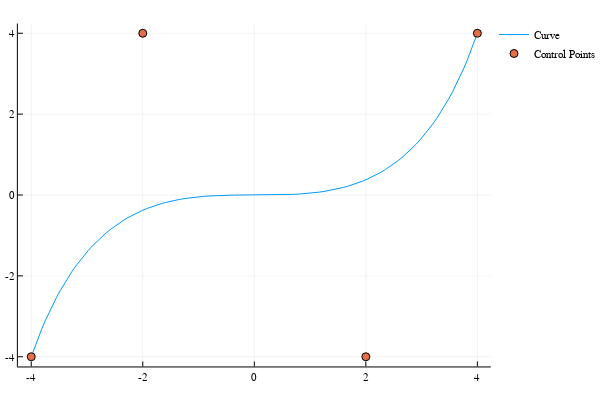

The code cell stored with this chart in its notebook:
### Code cell
ξ=[0.0,0.0,0.0,0.0,1.0,1.0,1.0,1.0] # We define the knot vector
V=[[-4.0 -4.0],[-2.0 4.0],[2.0 -4.0],[4.0 4.0]] # We define the control points of the BSpline
C2 = JuliaIGA.BSplineCurve2D(3,V,ξ) # We build the BSpline having ξ as knot vector and V as control polygon.
JuliaIGA.BSplinePlot(C2,0.01)# We plot the BSpline preaviusly defined

### Figure 1 — Plotly figure (JSON) as saved in the notebook; plotly's stock layout.template omitted (floating-point values rounded to 4 significant figures)
{"data": [{"colorbar": {"title": ""}, "hoverinfo": "text", "legendgroup": "Curve", "line": {"color": "rgba(0, 154, 250, 1.000)", "dash": "solid", "shape": "linear", "width": 1}, "mode": "lines", "name": "Curve", "showlegend": true, "text": [null, null, null, null, null, null, null, null, null, null, null, null, null, null, null, null, null, null, null, null, null, null, null, null, null, null, null, null, null, null, null, null, null, null, null, null, null, null, null, null, null, null, null, null, null, null, null, null, null, null, null, null, null, null, null, null, null, null, null, null, null, null, null, null, null, null, null, null, null, null, null, null, null, null, null, null, null, null, null, null, null, null, null, null, null, null, null, null, null, null, null, null, null, null, null, null, null, null, null, null, null], "type": "scatter", "x": [-4, -3.939, -3.878, -3.815, -3.751, -3.685, -3.619, -3.552, -3.484, -3.414, -3.344, -3.273, -3.201, -3.127, -3.053, -2.978, -2.903, -2.826, -2.749, -2.671, -2.592, -2.512, -2.432, -2.351, -2.27, -2.188, -2.105, -2.021, -1.937, -1.853, -1.768, -1.683, -1.597, -1.51, -1.424, -1.337, -1.249, -1.161, -1.073, -0.9847, -0.896, -0.8071, -0.718, -0.6286, -0.5391, -0.4495, -0.3597, -0.2699, -0.18, -0.09, 0, 0.09, 0.18, 0.2699, 0.3597, 0.4495, 0.5391, 0.6286, 0.718, 0.8071, 0.896, 0.9847, 1.073, 1.161, 1.249, 1.337, 1.424, 1.51, 1.597, 1.683, 1.768, 1.853, 1.937, 2.021, 2.105, 2.188, 2.27, 2.351, 2.432, 2.512, 2.592, 2.671, 2.749, 2.826, 2.903, 2.978, 3.053, 3.127, 3.201, 3.273, 3.344, 3.414, 3.484, 3.552, 3.619, 3.685, 3.751, 3.815, 3.878, 3.939, 4], "xaxis": "x1", "y": [-4, -3.765, -3.539, -3.322, -3.115, -2.916, -2.726, -2.544, -2.371, -2.205, -2.048, -1.898, -1.756, -1.621, -1.493, -1.372, -1.258, -1.15, -1.049, -0.9533, -0.864, -0.7804, -0.7025, -0.6299, -0.5624, -0.5, -0.4424, -0.3893, -0.3407, -0.2964, -0.256, -0.2195, -0.1866, -0.1572, -0.1311, -0.108, -0.08781, -0.0703, -0.0553, -0.04259, -0.032, -0.02333, -0.01638, -0.01098, -0.006912, -0.004, -0.002048, -0.000864, -0.000256, -3.2e-05, 0, 3.2e-05, 0.000256, 0.000864, 0.002048, 0.004, 0.006912, 0.01098, 0.01638, 0.02333, 0.032, 0.04259, 0.0553, 0.0703, 0.08781, 0.108, 0.1311, 0.1572, 0.1866, 0.2195, 0.256, 0.2964, 0.3407, 0.3893, 0.4424, 0.5, 0.5624, 0.6299, 0.7025, 0.7804, 0.864, 0.9533, 1.049, 1.15, 1.258, 1.372, 1.493, 1.621, 1.756, 1.898, 2.048, 2.205, 2.371, 2.544, 2.726, 2.916, 3.115, 3.322, 3.539, 3.765, 4], "yaxis": "y1", "zmax": 0.1, "zmin": -0.1}, {"colorbar": {"title": ""}, "hoverinfo": "text", "legendgroup": "Control Points", "marker": {"color": "rgba(227, 111, 71, 1.000)", "line": {"color": "rgba(0, 0, 0, 1.000)", "width": 1}, "size": 8, "symbol": "circle"}, "mode": "markers", "name": "Control Points", "showlegend": true, "text": [null, null, null, null], "type": "scatter", "x": [-4, -2, 2, 4], "xaxis": "x1", "y": [-4, 4, -4, 4], "yaxis": "y1", "zmax": 0.1, "zmin": -0.1}], "layout": {"annotations": [], "height": 400, "legend": {"bgcolor": "rgba(255, 255, 255, 1.000)", "bordercolor": "rgba(0, 0, 0, 1.000)", "font": {"color": "rgba(0, 0, 0, 1.000)", "family": "sans-serif", "size": 11}, "tracegroupgap": 0, "x": 1, "y": 1}, "margin": {"b": 20, "l": 0, "r": 0, "t": 20}, "paper_bgcolor": "rgba(255, 255, 255, 1.000)", "plot_bgcolor": "rgba(255, 255, 255, 1.000)", "showlegend": true, "width": 600, "xaxis": {"anchor": "y1", "domain": [0.03619, 0.9934], "gridcolor": "rgba(0, 0, 0, 0.100)", "gridwidth": 0.5, "linecolor": "rgba(0, 0, 0, 1.000)", "mirror": false, "range": [-4.24, 4.24], "showgrid": true, "showline": true, "showticklabels": true, "tickangle": 0, "tickcolor": "rgb(0, 0, 0)", "tickfont": {"color": "rgba(0, 0, 0, 1.000)", "family": "sans-serif", "size": 11}, "tickmode": "array", "ticks": "inside", "ticktext": ["-4", "-2", "0", "2", "4"], "tickvals": [-4, -2, 0, 2, 4], "title": "", "titlefont": {"color": "rgba(0, 0, 0, 1.000)", "family": "sans-serif", "size": 15}, "type": "-", "visible": true, "zeroline": false, "zerolinecolor": "rgba(0, 0, 0, 1.000)"}, "yaxis": {"anchor": "x1", "domain": [0.03762, 0.9902], "gridcolor": "rgba(0, 0, 0, 0.100)", "gridwidth": 0.5, "linecolor": "rgba(0, 0, 0, 1.000)", "mirror": false, "range": [-4.24, 4.24], "showgrid": true, "showline": true, "showticklabels": true, "tickangle": 0, "tickcolor": "rgb(0, 0, 0)", "tickfont": {"color": "rgba(0, 0, 0, 1.000)", "family": "sans-serif", "size": 11}, "tickmode": "array", "ticks": "inside", "ticktext": ["-4", "-2", "0", "2", "4"], "tickvals": [-4, -2, 0, 2, 4], "title": "", "titlefont": {"color": "rgba(0, 0, 0, 1.000)", "family": "sans-serif", "size": 15}, "type": "-", "visible": true, "zeroline": false, "zerolinecolor": "rgba(0, 0, 0, 1.000)"}}}
